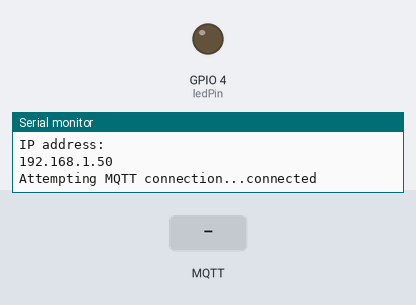
Recording of a sketch running on a simulated ESP32. Parts: output pins drawn as LEDs (lit = HIGH), the last lines printed to the serial monitor. The inputs (shaded band) are chosen by the test bench. WiFi joins after 1.5 s; servers stay silent unless stated; no MQTT or app messages arrive unless stated.

Above: at 3.2 s.
3.3 s: MQTT message "ON" arrives on the first subscribed topic
At 3.7 s:
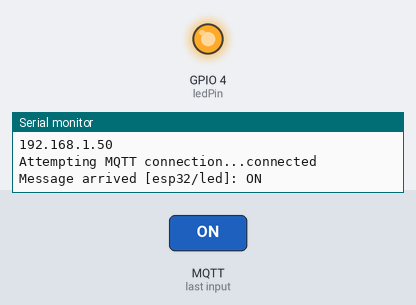
4.8 s: MQTT message "OFF" arrives on the first subscribed topic
At 6.1 s:
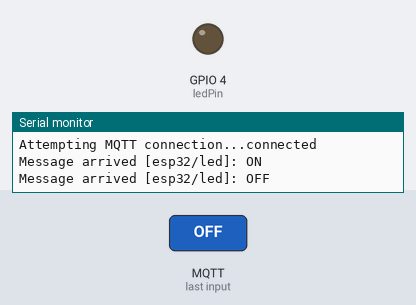
Timing chart, 0 to 7.8 s (numbered marks = the images above; inputs shaded):
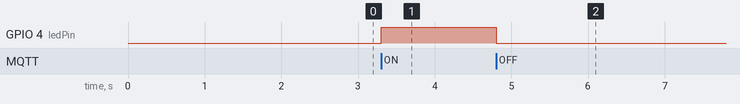

Measured:
- after the input at 3.3 s, GPIO 4 (ledPin): LOW → HIGH at once
- after the input at 4.8 s, GPIO 4 (ledPin): HIGH → LOW at once

The sketch:

ESP32_MQTT.ino
```cpp
#include <WiFi.h>
#include <PubSubClient.h>

// Replace these with your network credentials
const char* ssid = "BambuH";
const char* password = "bambu20161";

// Replace with your MQTT Broker URL and credentials
const char* mqtt_server = "broker.emqx.io"; // e.g., broker.emqx.io
const char* mqtt_user = "zandra";
const char* mqtt_password = "zandra";
const char* mqtt_topic = "esp32/led";

WiFiClient espClient;
PubSubClient client(espClient);

const int ledPin = 4; // GPIO pin where the LED is connected

void setup() {
  pinMode(ledPin, OUTPUT);
  Serial.begin(115200);
  setup_wifi();
  client.setServer(mqtt_server, 1883);
  client.setCallback(callback);
}

void setup_wifi() {
  delay(10);
  Serial.println();
  Serial.print("Connecting to ");
  Serial.println(ssid);

  WiFi.begin(ssid, password);

  while (WiFi.status() != WL_CONNECTED) {
    delay(1000);
    Serial.print(".");
  }

  Serial.println("");
  Serial.println("WiFi connected");
  Serial.println("IP address: ");
  Serial.println(WiFi.localIP());
}

void callback(char* topic, byte* payload, unsigned int length) {
  String message;
  for (int i = 0; i < length; i++) {
    message += (char)payload[i];
  }

  Serial.print("Message arrived [");
  Serial.print(topic);
  Serial.print("]: ");
  Serial.println(message);

  if (message == "ON") {
    digitalWrite(ledPin, HIGH);
  } else if (message == "OFF") {
    digitalWrite(ledPin, LOW);
  }
}

void reconnect() {
  while (!client.connected()) {
    Serial.print("Attempting MQTT connection...");
    if (client.connect("ESP32Client", mqtt_user, mqtt_password)) {
      Serial.println("connected");
      client.subscribe(mqtt_topic);
    } else {
      Serial.print("failed, rc=");
      Serial.print(client.state());
      Serial.println(" try again in 5 seconds");
      delay(5000);
    }
  }
}

void loop() {
  if (!client.connected()) {
    reconnect();
  }
  client.loop();
}
```
